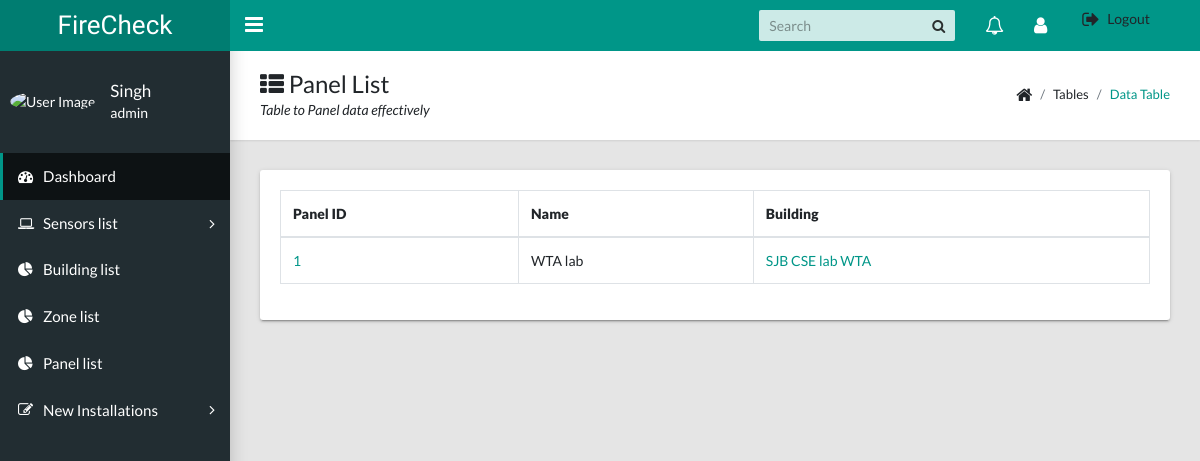
The app's page /panellist (signed in), older data.
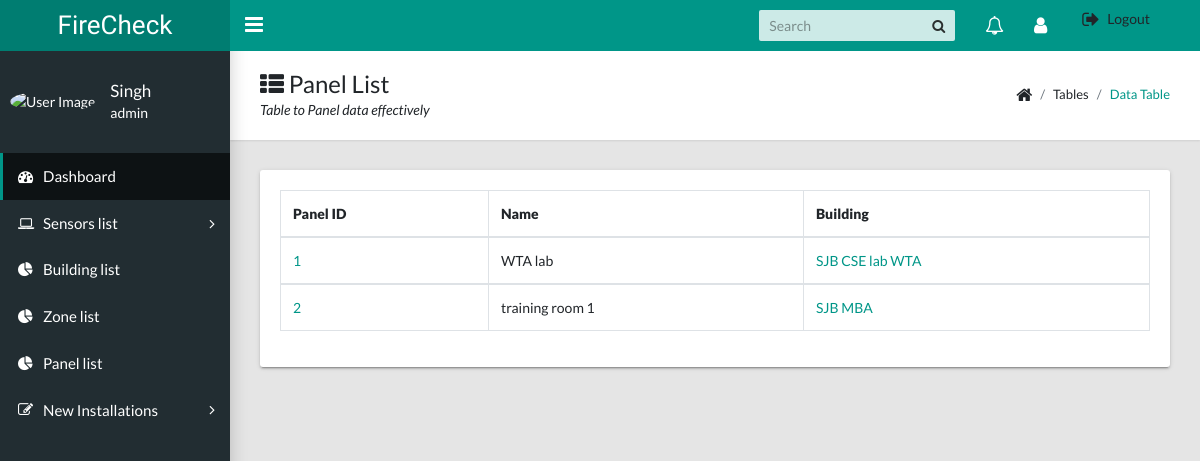
The same page, newer data.
### FireCheck/models.py (models this page shows, shortened)
class panel(models.Model):
    building = models.ForeignKey(to=building, on_delete=models.CASCADE)
    location = models.TextField()
    name = models.CharField(max_length=128)

class building(models.Model):
    name = models.CharField(max_length=128)
    latitude = models.FloatField()
    longitude = models.FloatField()
    address = models.CharField(max_length=512)
    email = models.CharField(max_length=256)

### FireCheck/views.py (the view)
# urls.py: path("panellist", views.panel_list, name="panellist"),
@login_required(login_url='/admin/login/')
def panel_list(request):
    context= {
        "panels" : panel.objects.all()
    }
    return render(request, "FireCheck/panel-list.html", context)

### FireCheck/templates/FireCheck/panel-list.html
{% extends 'base.html' %}
{% block content %}
<main class="app-content">
      <div class="app-title">
        <div>
          <h1><i class="fa fa-th-list"></i> Panel List</h1>
          <p>Table to Panel data effectively</p>
        </div>
        <ul class="app-breadcrumb breadcrumb side">
          <li class="breadcrumb-item"><i class="fa fa-home fa-lg"></i></li>
          <li class="breadcrumb-item">Tables</li>
          <li class="breadcrumb-item active"><a href="#">Data Table</a></li>
        </ul>
      </div>
      <div class="row">
        <div class="col-md-12">
          <div class="tile">
            <div class="tile-body">
              <table class="table table-hover table-bordered" id="sampleTable">
                <thead>
                  <tr>
                    <th> <b>Panel ID</b> </th>
         <th> <b>Name</b>  </th>
         <th> <b>Building</b> </th>
                </tr>
                </thead>
                {% for d in panels %}
                                    <tbody>
                                        <td> <a href="/panel/{{d.id}}">{{d.id}}</a> </td>
                                        <td>{{d.name}} </td>
                                        <td><a href="/building/{{d.building.id}}">{{d.building.name}}</a> </td>
                                    </tbody>
                                    {% endfor %}
            </table>
          </div>
        </div>
      </div>
    </div>
  </main>
{% endblock %}

Row changes from the older to the newer data that the page shows:
added panel: id "2", name "training room 1", building.name "SJB MBA"
